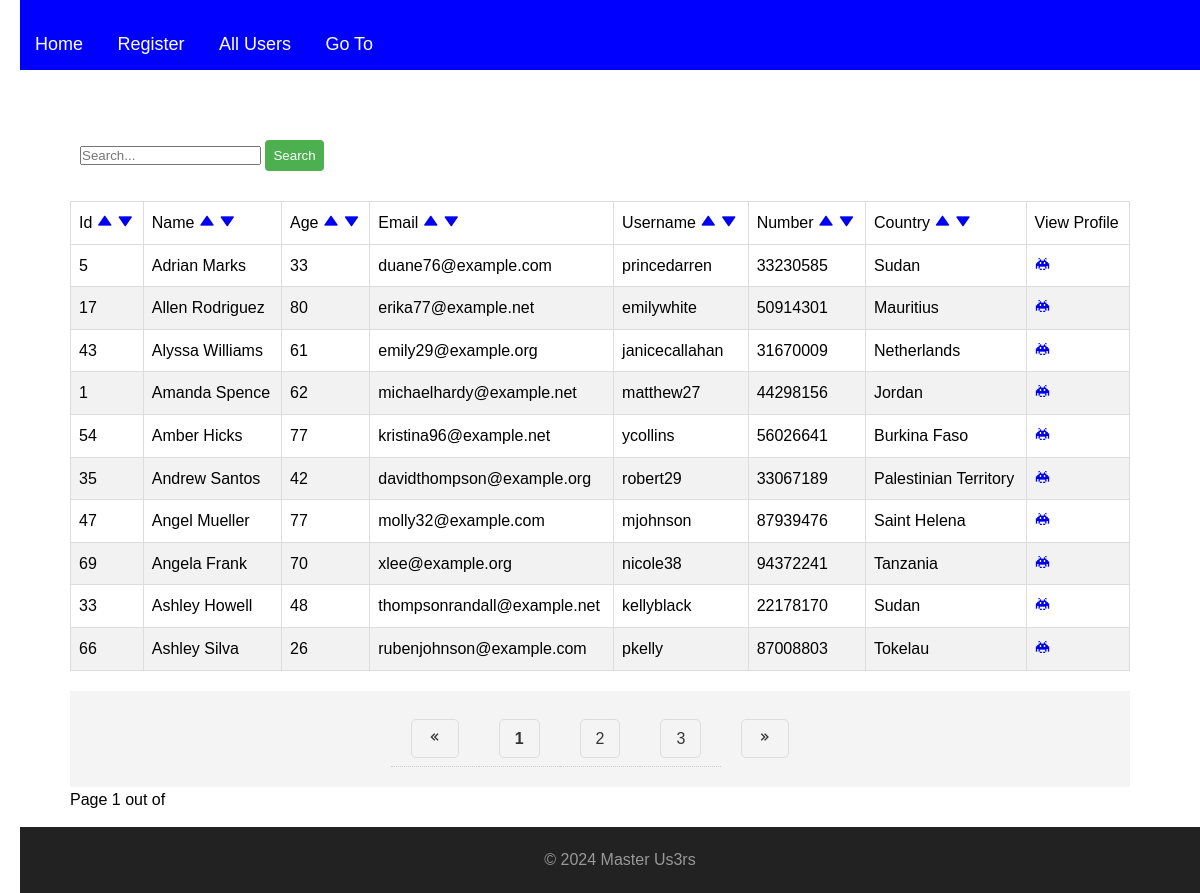
The app's page /allusers?sort_order=asc&sort_column=name&q=&page=1 with its own data.
### models.py (models this page shows)
class User(db.Model):
    id = db.Column(db.Integer, primary_key = True)
    name = db.Column(db.String(100))
    age = db.Column(db.Integer)
    email = db.Column(db.String(128), unique = True)
    username = db.Column(db.String(128), unique = True)
    phone = db.Column(db.String(128))
    country = db.Column(db.String(100))

### app.py (the view)
@app.route("/allusers")
def all_users():
    q = request.args.get('q','')
    sort_column = request.args.get('sort_column', 'id')
    sort_order = request.args.get('sort_order', 'desc')
    page = request.args.get('page', 1, type=int)
    users = User.query
    print(sort_column, sort_order)
    users = users.filter(
        User.name.like("%" + q + "%") |
        User.email.like("%" + q + "%") |
        User.age.like("%" + q + "%") |
        User.username.like("%" + q + "%") |
        User.phone.like("%" + q + "%")
    )
    if sort_column == 'name':
        sort_by = User.name
    elif sort_column == 'age':
        sort_by = User.age
    elif sort_column == 'username':
        sort_by = User.username
    elif sort_column == 'phone':
        sort_by = User.phone
    elif sort_column == 'email':
        sort_by = User.email
    elif sort_column == 'country':
        sort_by = User.country
    else:
        sort_by = User.id
    if sort_order == 'asc':
        sort_by = sort_by.asc()
    elif sort_order == 'desc':
        sort_by = sort_by.desc()
    users= users.order_by(sort_by)
    pa_obj = users.paginate(page=page, per_page=10, error_out=True)
    return render_template(
        'users.html',
        list_of_users=pa_obj.items,
        q=q,
        sort_order=sort_order,
        sort_column=sort_column,
        pagination = pa_obj,
        page=page,
        nr_pages=pa_obj.pages,
        has_next = pa_obj.has_next,
        has_prev = pa_obj.has_prev
        )

### templates/users.html (shortened to what this page needs)
{% extends "base.html"%}
{% block content %}
<div class="container">
   <form method="get">
      <div class="search-box">
          <input type="text" name="q" placeholder="Search..." required value="{{q}}">
          <button class="search-button" type="submit">Search</button>
      </div>
  </form>
   <table class="table table-bordered">
      <thead class="table th">
         <tr>
            <td>Id
               <a href="{{url_for('all_users', sort_order='asc', sort_column='id', q = q, page=page)}}">
                  <i class='bx bxs-up-arrow'></i>
              </a>
              <a href="{{url_for('all_users', sort_order='desc', sort_column='id', q = q, page=page)}}">
                  <i class='bx bxs-down-arrow'></i>
              </a>
            </td>
            <td>Name
               <a href="{{url_for('all_users', sort_order='asc', sort_column='name', q = q, page=page)}}">
                  <i class='bx bxs-up-arrow'></i>
               </a>
               <a href="{{url_for('all_users',sort_order='desc', sort_column='name', q = q, page=page)}}">
                  <i class='bx bxs-down-arrow'></i>
               </a>
            </td>
            <td>Age
               <a href="{{url_for('all_users',sort_order='asc', sort_column='age', q = q, page=page)}}">
                  <i class='bx bxs-up-arrow'></i>
              </a>
              <a href="{{url_for('all_users', sort_order='desc', sort_column='age', q = q, page=page)}}">
                  <i class='bx bxs-down-arrow'></i>
              </a>
            </td>
            <td>Email
               <a href="{{url_for('all_users', sort_order='asc', sort_column='email', q = q, page=page)}}">
                  <i class='bx bxs-up-arrow'></i>
              </a>
              <a href="{{url_for('all_users', sort_order='desc', sort_column='email', q = q, page=page)}}">
                  <i class='bx bxs-down-arrow'></i>
              </a>
            </td>
            <td>Username
               <a href="{{url_for('all_users', sort_order='asc', sort_column='username', q = q, page=page)}}">
                  <i class='bx bxs-up-arrow'></i>
              </a>
              <a href="{{url_for('all_users', sort_order='desc', sort_column='username', q = q, page=page)}}">
                  <i class='bx bxs-down-arrow'></i>
              </a>
            </td>
            <td>Number
               <a href="{{url_for('all_users', sort_order='asc', sort_column='phone', q = q, page=page)}}">
                  <i class='bx bxs-up-arrow'></i>
              </a>
              <a href="{{url_for('all_users', sort_order='desc', sort_column='phone', q = q, page=page)}}">
                  <i class='bx bxs-down-arrow'></i>
              </a>
            </td>
            <td>Country
               <a href="{{url_for('all_users', sort_order='asc', sort_column='country', q = q, page=page)}}">
                  <i class='bx bxs-up-arrow'></i>
              </a>
              <a href="{{url_for('all_users', sort_order='desc', sort_column='country', q = q, page=page)}}">
                  <i class='bx bxs-down-arrow'></i>
              </a>
            </td>
            <td>
               View Profile
            </td>
         </tr>
      </thead>
      {% for user in list_of_users %}
      <tr>
         <td>{{user.id}}</td>
         <td>{{user.name}}</td>
         <td>{{user.age}} </td>
         <td>{{user.email}}</td>
         <td>{{user.username}}</td>
         <td>{{user.phone}}</td>
         <td>{{user.country}}</td>
         <td><a href="{{url_for('user_page', user_id=user.id)}}"><i class='bx bxs-invader'></i></a></td>
      </tr>
      {% endfor %}
   </table>
   <nav aria-label="Page navigation example">
      <ul class="pagination">
          {% if nr_pages !=1 %}
              {% if has_prev %}
              <li class="page-item">
                  <a class="page-link" href="{{url_for('all_users', sort_column = sort_column, sort_order = sort_order, q=q, page = page - 1)}}" aria-label="Föregående">
                      <i class='bx bx-chevrons-left'></i>
                  </a>
              </li>
              {% else %}
              <li class="page-item disabled">
                  <a class="page-link"><i class='bx bx-chevrons-left'></i></box-icon></a>
              </li>
              {% endif %}
              {% for page in pagination.iter_pages(left_edge=0, right_edge=0, left_current=2, right_current=2) %}
                  {% if page %}
                      {% if page != pagination.page %}
                      <li class="page-item">
                          <a class="page-link" href="{{url_for('all_users', sort_column = sort_column, sort_order = sort_order, q=q, page = page)}}">{{ page }}</a>
                      </li>
                      {% else %}
                      <li class="page-item active">
                          <a class="page-link"><strong>{{ page }}</strong></a>
                      </li>
                      {% endif %}
                  {% endif %}
              {% endfor %}
              {% if has_next %}
                  <li class="page-item">
                      <a class="page-link" href="{{url_for('all_users', sort_column = sort_column, sort_order = sort_order, q=q, page = page + 1)}}">
                          <i class='bx bx-chevrons-right'></i>
                      </a>
                  </li>
              {% else %}
                  <li class="page-item disabled">
                      <a class="page-link"><i class='bx bx-chevrons-right'></i></a>
                  </li>
              {% endif %}
          {% endif %}
      </ul>
      <p>Page {{page}} out of {{pages}}</p>
   </nav>
</div>
{% endblock %}

### static/style.css (style rules this page uses)
* { margin: 0; padding: 0; box-sizing: border-box; }
html, body { height: 100%; margin: 0; }
body { font-family: 'Arial', sans-serif; line-height: 1.6; margin: 20px; }
.container { max-width: 1100px; margin: auto; padding: 20px; overflow: auto; }
ul { list-style: none; background: #f4f4f4; margin-top: 20px; }
ul li { padding: 15px; border-bottom: 1px #ccc dotted; }
ul li:last-child { border-bottom: none; }
ul li a { text-decoration: none; color: blue; }
.table { width: 100%; border-collapse: collapse; }
.table td, .table th { border: 1px solid #ddd; padding: 8px; }
.table tr:nth-child(even) { background-color: #f2f2f2; }
.search-box { padding: 10px; margin-bottom: 20px; }
.search-button { width: auto; max-width: 200px; padding: 8px; background-color: #4CAF50; color: white; border: none; border-radius: 4px; cursor: pointer; display: inline-block; }
.pagination { display: flex; justify-content: center; padding: 20px; }
.page-link { padding: 10px 15px; margin: 0 5px; border: 1px solid #ddd; color: #333; text-decoration: none; border-radius: 5px; }
a { text-decoration: none; }

### records on screen
User: id "5", name "Adrian Marks", age "33", email "duane76@example.com", username "princedarren", phone "33230585", country "Sudan"
User: id "17", name "Allen Rodriguez", age "80", email "erika77@example.net", username "emilywhite", phone "50914301", country "Mauritius"
User: id "43", name "Alyssa Williams", age "61", email "emily29@example.org", username "janicecallahan", phone "31670009", country "Netherlands"
User: id "1", name "Amanda Spence", age "62", email "michaelhardy@example.net", username "matthew27", phone "44298156", country "Jordan"
User: id "54", name "Amber Hicks", age "77", email "kristina96@example.net", username "ycollins", phone "56026641", country "Burkina Faso"
User: id "35", name "Andrew Santos", age "42", email "davidthompson@example.org", username "robert29", phone "33067189", country "Palestinian Territory"
User: id "47", name "Angel Mueller", age "77", email "molly32@example.com", username "mjohnson", phone "87939476", country "Saint Helena"
User: id "69", name "Angela Frank", age "70", email "xlee@example.org", username "nicole38", phone "94372241", country "Tanzania"
User: id "33", name "Ashley Howell", age "48", email "thompsonrandall@example.net", username "kellyblack", phone "22178170", country "Sudan"
User: id "66", name "Ashley Silva", age "26", email "rubenjohnson@example.com", username "pkelly", phone "87008803", country "Tokelau"

### other values on screen
{{ page }} "1"
{{ page }} "2" "3"
